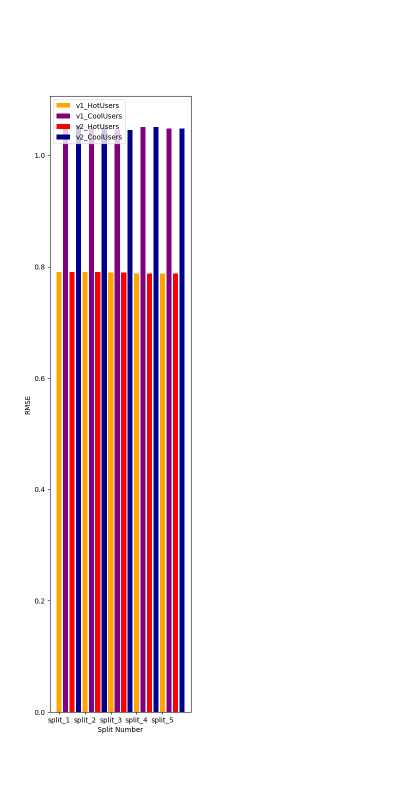
#> input picture AS_part2/RMSE for different versions of ALS.png, 800 x 1600 px (shown at 1/2 size)
$ python -i Q2_code.py   (imports and definitions only)
#> lines starting #> are read from the running program, lines starting #| are printed output that depends on the picture
from pyspark.sql import SparkSession

# [5 lines that did not run here, left out]


# [1 line that did not run here, left out]
# [1 line not run here, left out]

import pyspark.sql.functions as F
import matplotlib
# [1 line not run here, left out]
import matplotlib.pyplot as plt
from pyspark.sql.functions import monotonically_increasing_id

from pyspark.ml.evaluation import RegressionEvaluator
from pyspark.ml.recommendation import ALS
from pyspark.sql import Row

from pyspark.ml.clustering import KMeans
from pyspark.ml.clustering import KMeansModel
from pyspark.ml.evaluation import ClusteringEvaluator
from pyspark.ml.linalg import Vectors


# Q2-A
# read the data
# [2 lines not run here, left out]
myseed = 6384

# split
# [1 line that did not run here, left out]

# define ALS version 1
# [1 line that did not run here, left out]
# [1 line that did not run here, left out]

# define evaluator
# [1 line that did not run here, left out]


def run_model(_train, _test, _als, _evaluator,i):

    # sort the count of each users, find the most 10% users and the least 10% users
    users = _train.select('userId').groupBy('userId').count().sort('count', ascending=False)
    users = users.withColumn('id',monotonically_increasing_id())
    user_n = users.count()
    HotUsers = users.limit(int(user_n/10))
    HotUsers = HotUsers.select('userId').rdd.flatMap(lambda x:x).collect()
    H_train = _train.filter(_train.userId.isin(HotUsers))
    CoolUsers = users.filter(users.id>=int(9*user_n/10))
    CoolUsers = CoolUsers.select('userId').rdd.flatMap(lambda x:x).collect()
    C_train = _train.filter(_train.userId.isin(CoolUsers))


    model_h = _als.fit(H_train)
    predictions_h = model_h.transform(_test)
    rmse_h = _evaluator.evaluate(predictions_h)
    print(f"No.{i} HotUsers Root-mean-square error = {rmse_h}")

    model_c = _als.fit(C_train)
    predictions_c = model_c.transform(_test)
    rmse_c = _evaluator.evaluate(predictions_c)
    print(f"No.{i} CoolUsers Root-mean-square error = {rmse_c}")

    return rmse_h,rmse_c


rmse_h = [[0]*5]*2
rmse_c = [[0]*5]*2
# [8 lines not run here, left out]

x1 = list(range(5))
label = ['split_1','split_2','split_3','split_4','split_5']
# [4 lines not run here, left out]
x2 = [x + 0.25 for x in x1]
# [1 line not run here, left out]
x3 = [x + 0.5 for x in x1]
# [1 line not run here, left out]
x4 = [x + 0.75 for x in x1]
# [11 lines not run here, left out]

# [1 line that did not run here, left out]
# [1 line that did not run here, left out]
# [1 line that did not run here, left out]
# [1 line that did not run here, left out]
# [1 line that did not run here, left out]
# [1 line that did not run here, left out]

# [1 line that did not run here, left out]

# [1 line that did not run here, left out]

def extract_tag(data):
    model = als.fit(data)
    movie_fac = model.itemFactors
    movie_fac = movie_fac.cache()

    kmeans = KMeans().setK(10).setSeed(123)
    model = kmeans.fit(movie_fac)

    prediction = model.transform(movie_fac)
    #prediction.show(5,False)
    class_num = prediction.groupBy('prediction').count().sort('count', ascending=False)
    #class_num.show(10,False)

    select_class = class_num.select('prediction').rdd.flatMap(lambda x:x).collect()[:2]
    print("the largest class in this split is No.",select_class[0])
    print("the second large class in this split is No.",select_class[1])

    class1 = prediction.filter(F.col('prediction')==select_class[0])
    class2 = prediction.filter(F.col('prediction')==select_class[1])
    #class1.show(10,False)

    class1 = class1.select('id').rdd.flatMap(lambda x:x).collect()
    class2 = class2.select('id').rdd.flatMap(lambda x:x).collect()

    class1_tags = tags.filter(tags.movieId.isin(class1))
    class2_tags = tags.filter(tags.movieId.isin(class2))

    class1_tags = class1_tags.groupBy('tag').count().sort('count',ascending = False)
    class2_tags = class2_tags.groupBy('tag').count().sort('count',ascending = False)

    class1_tag_sort = class1_tags.select('tag').rdd.flatMap(lambda x:x).collect()
    class1_top_tag = class1_tag_sort[0]
    class1_bottom_tag = class1_tag_sort[-1]

    class2_tag_sort = class2_tags.select('tag').rdd.flatMap(lambda x:x).collect()
    class2_top_tag = class2_tag_sort[0]
    class2_bottom_tag = class2_tag_sort[-1]
    print("the top tag in the largest class is ",class1_top_tag)
    print("the bottom tag in the largest class is ",class1_bottom_tag)
    print("the top tag in the second large class is ",class2_top_tag)
    print("the bottom tag in the second large class is ",class2_bottom_tag)

    return class1_top_tag,class1_bottom_tag,class2_top_tag,class2_bottom_tag

class1_top_tag = [0]*5
class1_bottom_tag = [0]*5
class2_top_tag = [0]*5
class2_bottom_tag = [0]*5

# [4 lines not run here, left out]
column_name = ['split_1','split_2','split_3','split_4','split_5']
# [1 line that did not run here, left out]
# [1 line not run here, left out]

>>> import cv2
>>> picture = cv2.imread('RMSE for different versions of ALS.png', cv2.IMREAD_GRAYSCALE)
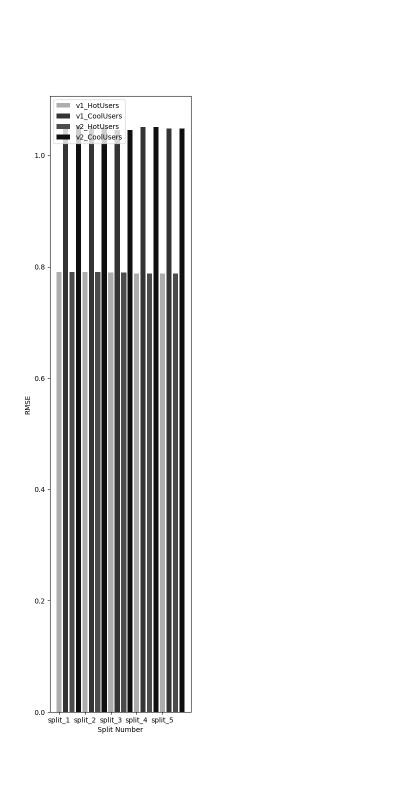
#> picture: shape (1600, 800) (shown at 1/2 size); min 0, max 255, mean 224
#> (the run stopped early here; a loop or call above may not have finished)
